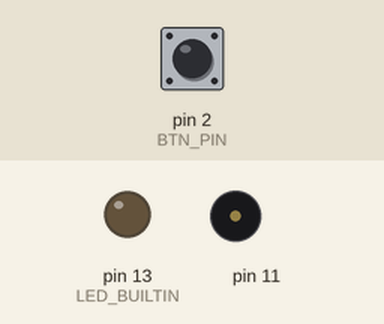
Bench run of a sketch on a simulated Arduino Uno, built with avr-gcc and run on an emulated ATmega328P. On the bench: output pins drawn as LEDs (lit = HIGH), buzzer (waves = sounding). Inputs (shaded band) come from the test bench; at power-on: pin 2 (BTN_PIN) HIGH.

Above: at 1.2 s.
1.3 s: pin 2 (BTN_PIN) pulled LOW for 0.15 s
At 1.59 s:
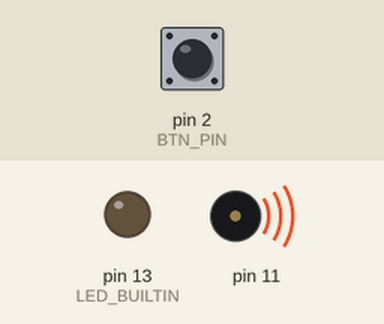
At 4.2 s:
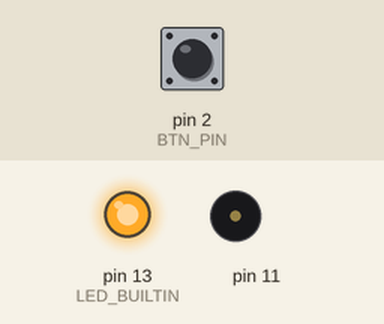
4.4 s: pin 2 (BTN_PIN) pulled LOW for 3.2 s
9.1 s: pin 2 (BTN_PIN) pulled LOW for 1 s
At 10.8 s:
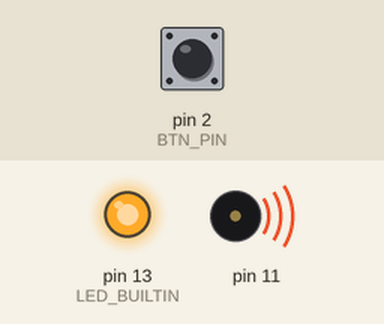
Timing chart, 0 to 13.0 s (numbered marks = the images above; inputs shaded):
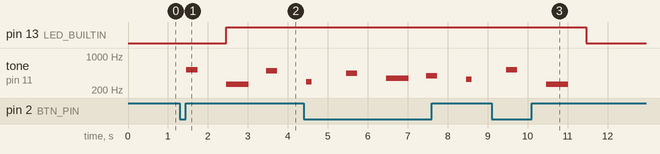

Measured:
- after the input at 1.3 s, pin 13 (LED_BUILTIN): LOW → HIGH after 1.2 s; tone on pin 11: plays 522 Hz for 0.28 s, 261 Hz for 0.56 s, 493 Hz for 0.28 s, starting after 0.16 s
- after the input at 9.1 s, pin 13 (LED_BUILTIN): HIGH → LOW after 2.4 s instead of 0.36 s; tone on pin 11: silent → 522 Hz after 0.36 s, → silent 0.28 s later, → 261 Hz 0.72 s later, → silent 0.56 s later

The sketch:

part_3.ino
```cpp
/**
 * Lab 1, Part 3 (25%)
 * Connect a speaker to the UNO board (through a resistor if too loud) and
 * modify the previous program  so as to play through a short song segment
 * repetitively. The push-button allows the toggling between playing of the song
 * and turning the song off. The program should be designed so that the song can
 * be represented as a character string (or multiple character strings) and it
 * should include tones of different duration√√. Note that a character string is
 * the same as an array of characters. You may impose conditions on how long the
 * push-button needs to be pressed down.
 *
 * Conditions:
 * Hold the button for at least 1.75 second or change the note duration and
 * delay.
 *
 * Remember: Show your lab instructor!
 */

/* macros to make easy changes */
#define BTN_PIN 2
#define LED_PIN LED_BUILTIN

/* btn { pressed, state, prev_state, pin } */
struct btn_s {
  int       pressed;
  int       state;
  int       prev_state;
  const int pin;
} btn_def = {1, 1, 1, BTN_PIN};
typedef struct btn_s btn;

/* led { state, pin } */
struct led_s {
  int       state;
  const int pin;
} led_def = {0, LED_PIN};
typedef struct led_s led;

/* debounce { delay, last_time } */
struct debounce_s {
  const unsigned delay;
  unsigned long  last_time; /* old millis() */
} dbn_def = {10, 0};
typedef debounce_s dbn;

struct sound_s {
  const byte output;
  bool       playing;
  uint8_t    position;
} snd_def = {11, false, 0};
typedef sound_s snd;

/* initalize structs with default values. */
btn *Toggle   = &btn_def;
led *LED      = &led_def;
dbn *Debounce = &dbn_def;
snd *Sound    = &snd_def;

uint8_t get_pitch(char note) {
  static const uint8_t lookup[8] = {
      0x9 /* a */
      ,
      0xB /* b */
      ,
      0x0 /* c */
      ,
      0x2 /* d */
      ,
      0x4 /* e */
      ,
      0x5 /* f */
      ,
      0x7 /* g */
      ,
      0xC /* C */
  };      /* Numerical pitch mapped to note. */
  return lookup[note - 'a'];
}

// typedef const char* song;

void play_music(const char *composition) {
  uint8_t pitch = get_pitch(composition[Sound->position]);
  unsigned int durations[] = { 280, 560, 280, 140, 280, 560, 280, 140 };
  double frequency = 261.2 * pow(2.0, pitch / 12.0);
  tone(Sound->output, frequency, durations[Sound->position++]);
  if (Sound->position < 8) {
    //    TODO: Clean this up.
  } else {
    Sound->position = 0;
  }
  delay(1000);
  noTone(Sound->output);
}

void setup() {
  pinMode(Toggle->pin, INPUT_PULLUP);
  pinMode(LED->pin, OUTPUT);
  digitalWrite(LED->pin,
               LED->state); /* Our inital default for the LED is off, i.e. 0*/
  Serial.begin(9600);
}

void loop() {
  Toggle->pressed = digitalRead(Toggle->pin);

  if ((Toggle->prev_state) != (Toggle->pressed)) {
    /* If the last button state does not match the current reading, update
       last debounce time. */
    Debounce->last_time = millis();
  }

  /* currentUptime - oldUptime > delay */
  if ((millis() - (Debounce->last_time)) > (Debounce->delay)) {
    /* The button is still changed after delay. */
    if (Toggle->state != Toggle->pressed) {
      Toggle->state = Toggle->pressed;
      if (Toggle->state) {
        LED->state = !LED->state;
        Sound->playing = !Sound->playing;
      }
    }
  }

  if (Sound->playing)
    play_music(
        "hcbdafge"); /* string's if is hard-coded to handle a max of only 8
                        notes. */
  /* TODO: add support for strings > 8 notes.*/

  digitalWrite(LED->pin, LED->state);
  Toggle->prev_state = Toggle->pressed;
}
```
